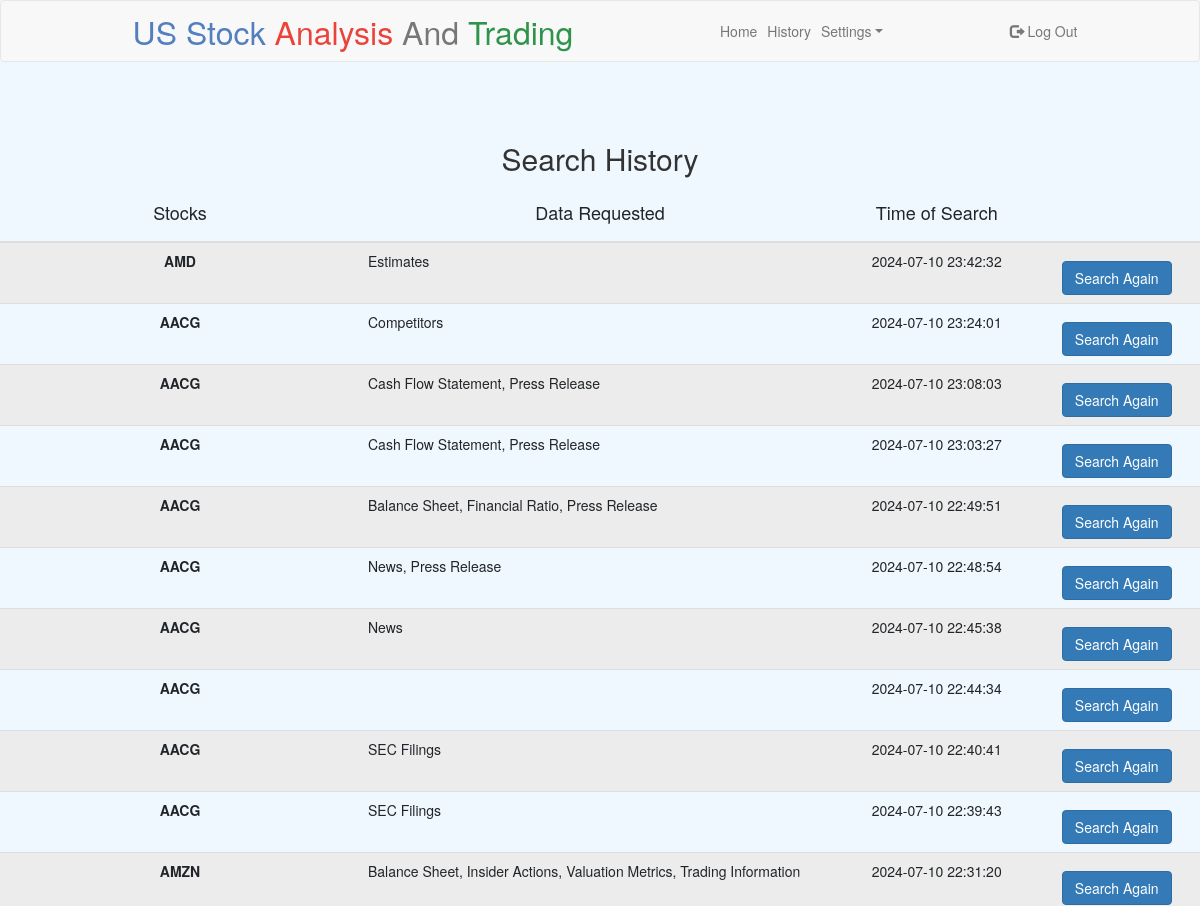
/history (signed in, upper part), run on an earlier commit of the app's database.
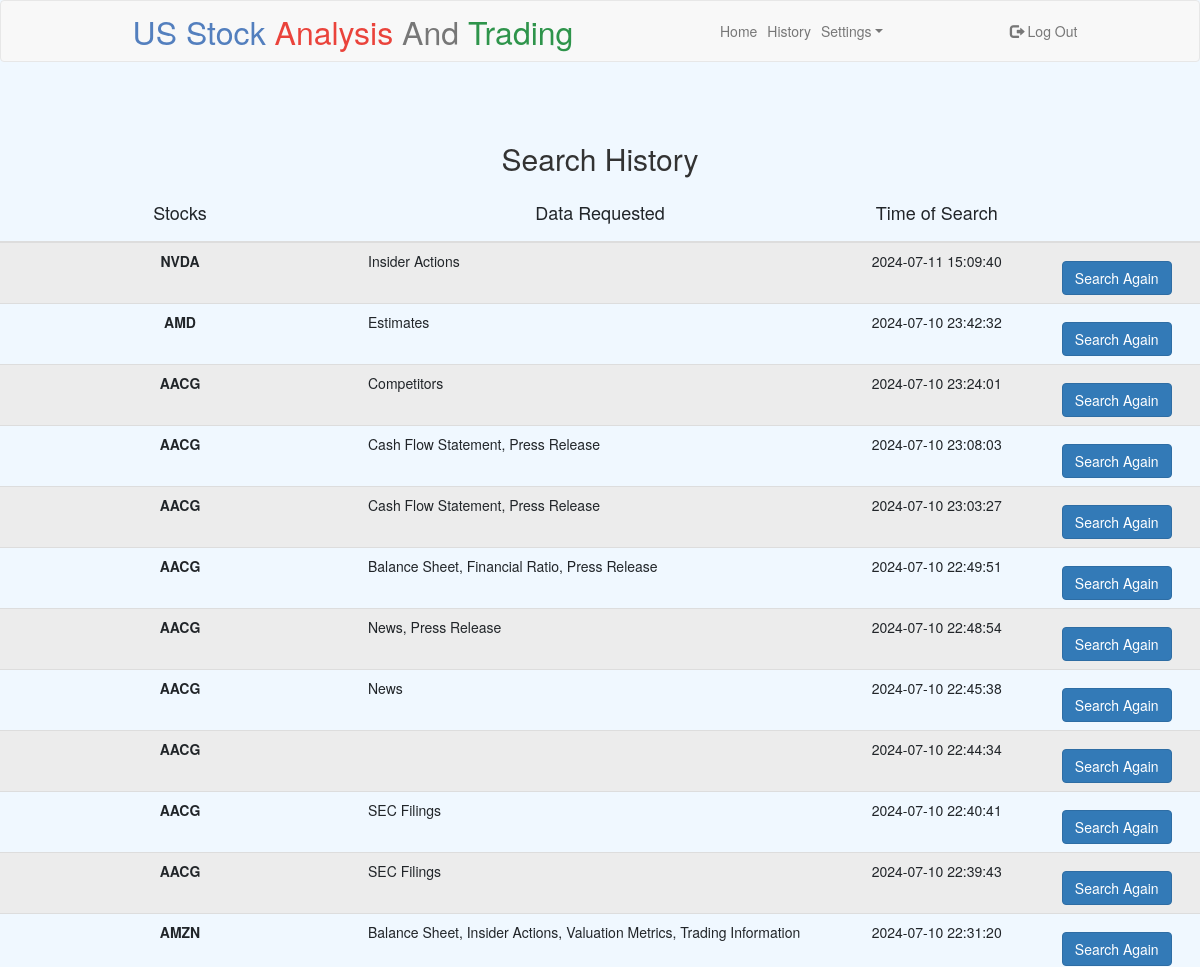
And on a later commit of the database.
### tables this page shows
CREATE TABLE search_history(id integer primary key autoincrement, s_comp, s_content, user_id, time, FOREIGN KEY(user_id) REFERENCES users(id));

### app.py (the view)
@app.route('/history', methods=['GET', 'POST'])
@login_required
def history():
    id = session.get("user_id")
    if request.method == 'POST':
        btn = request.form.get('button')
    else:
        history = db.execute(
            'SELECT * FROM search_history WHERE user_id = ? ORDER BY id DESC', id)
        print(history)
        return render_template('history.html', history=history)

### app.py (called while the page is built)
@app.after_request
def after_request(response):
    response.headers["Cache-Control"] = "no-cache, no-store, must-revalidate"
    response.headers["Expires"] = 0
    response.headers["Pragma"] = "no-cache"
    return response

def login_required(f):
    @wraps(f)
    def decorated_function(*args, **kwargs):
        if session.get("user_id") is None:
            return redirect("/login")
        return f(*args, **kwargs)
    return decorated_function

### templates/history.html (shortened to what this page needs)
{% extends "layout.html" %}
{% block content %}
<h2>Search History</h2>
<div>
    <table class="table table-striped table-hover table-responsive">
        <thead>
            <tr>
                <th class="text-center" style="width:30%">
                    <h4>Stocks</h4>
                </th>
                <th class="text-center" style="width:40%">
                    <h4>Data Requested</h4>
                </th>
                <th class="text-center" style="width:10">
                    <h4>Time of Search</h4>
                </th>
                <th class="text-center" style="width:10">
                </th>
            </tr>
        </thead>
        <tbody>
            {% for row in history %}
            <tr>
                <td class="text-center"><strong>{{ row['s_comp'] }}</strong></td>
                <td>{{ row['s_content'] }}</td>
                <td class="text-center">{{ row['time'] }}</td>
                <td class="text-center">
                    <button type="submit" class="btn btn-primary mt-3">Search Again</button>
                </td>
            </tr>
            {% endfor %}
        </tbody>
    </table>
</div>
{% endblock %}

### templates/layout.html (shortened to what this page needs)
<!DOCTYPE html>
<html>
<head>
    <link href="https://cdn.jsdelivr.net/npm/bootstrap@5.2.3/dist/css/bootstrap.min.css" rel="stylesheet"
>
    <link rel="stylesheet" href="/static/style.css">
    <link rel="stylesheet" href="https://maxcdn.bootstrapcdn.com/bootstrap/3.4.1/css/bootstrap.min.css">
</head>
<body class="custom-navbar">
    <nav class="navbar navbar-default navbar navbar-expand-lg">
        <div class="container-fluid">
            <div class="navbar-header">
                <a class="navbar-brand" href="/"><span class="blue">US Stock </span><span class="red">Analysis
                    </span><span class="dark">And </span><span class="green">Trading </span></a>
            </div>
            {% if session["user_id"] %}
            <ul class="nav navbar-nav">
                <li><a class="nav-link" href="/">
                        <h7>Home</h7>
                    </a></li>
                <li><a class="nav-link" href="/history">History</a></li>
                <li class="nav-item dropdown">
                    <a class="nav-link dropdown-toggle" href="#" role="button" data-bs-toggle="dropdown">Settings</a>
                </li>
            </ul>
            <ul class="nav navbar-nav navbar-right">
                <li><a class="nav-link" href="/logout">
                        <span class="glyphicon glyphicon-log-out"></span>
                        Log Out</a></li>
            </ul>
            {% endif %}
        </div>
    </nav>
    <br><br>
    <main>
        {% block content %}
        {% endblock %}
    </main>
</body>
</html>

### static/style.css (style rules this page uses)
body { font-family: Arial, sans-serif; margin: 20px; }
h1, h2, h3, h4, h5 { text-align: center; font-weight: bold; }
table { width: 100%; border-collapse: collapse; }
th, td { padding: 8px; text-align: left; border-bottom: 1px solid #ddd; }
th { background-color: #f2f2f2; }
nav .navbar-brand { font-size: xx-large; }
nav .navbar-brand .blue { color: #537fbe; }
nav .navbar-brand .red { color: #ea433b; }
nav .navbar-brand .green { color: #2e944b; }
.custom-navbar { background-color: #F0F8FF; }

What changed in the data, as far as the page shows it:
added search_history: s_comp "NVDA", s_content "Insider Actions", time "2024-07-11 15:09:40"
